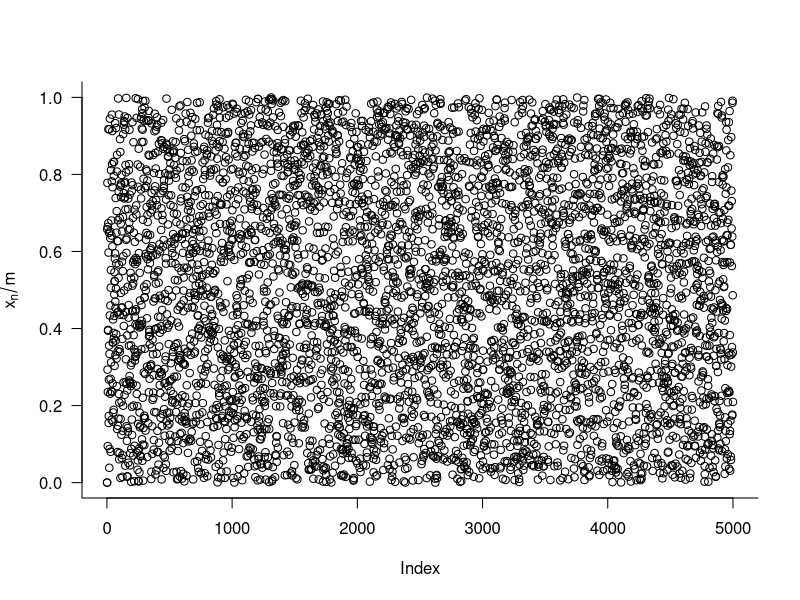
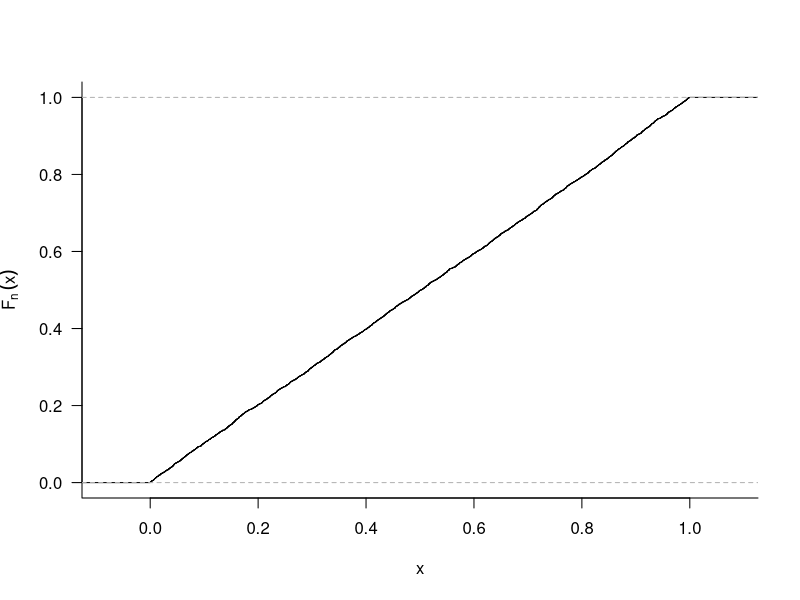
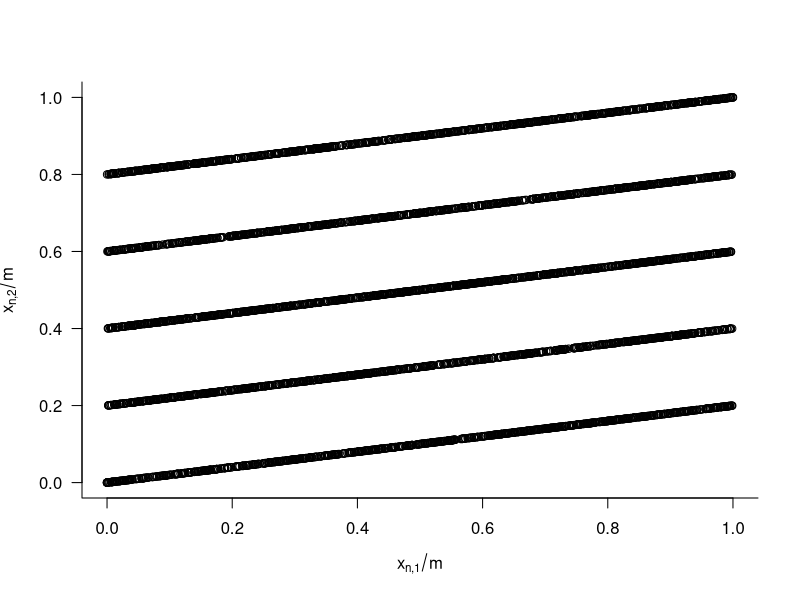
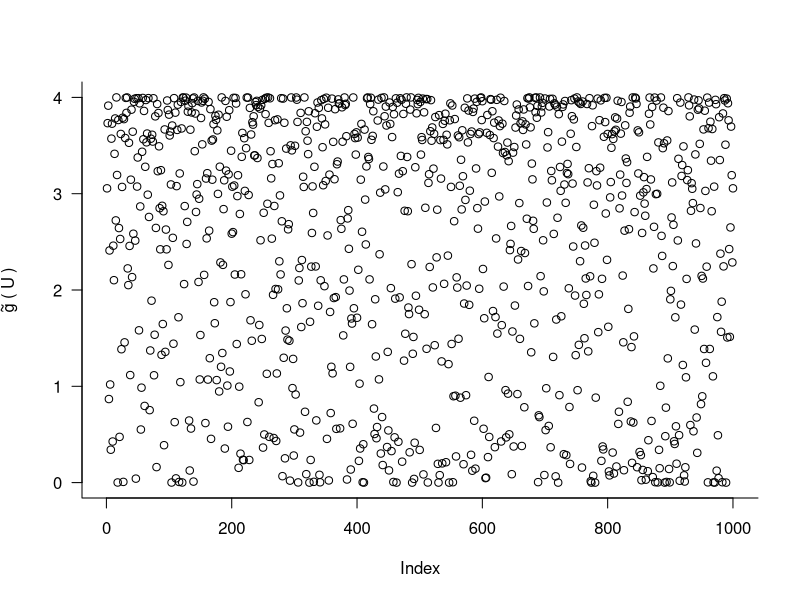
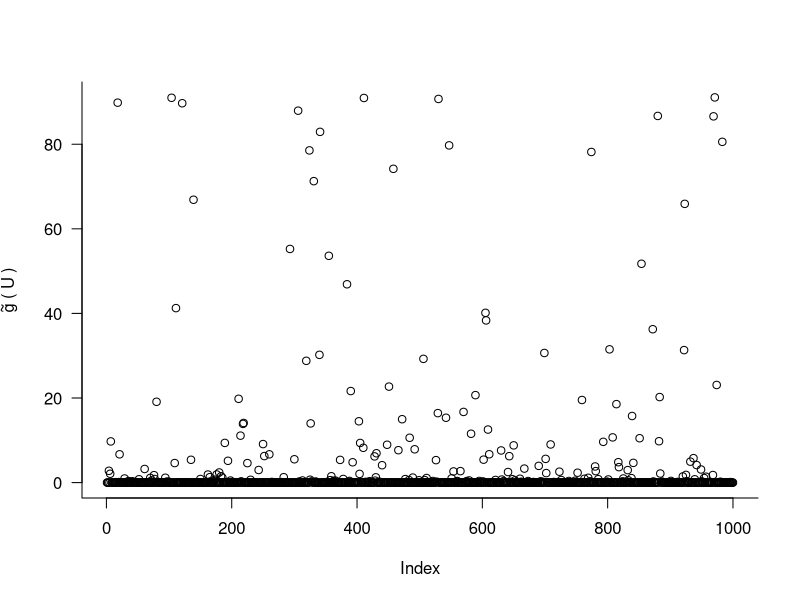
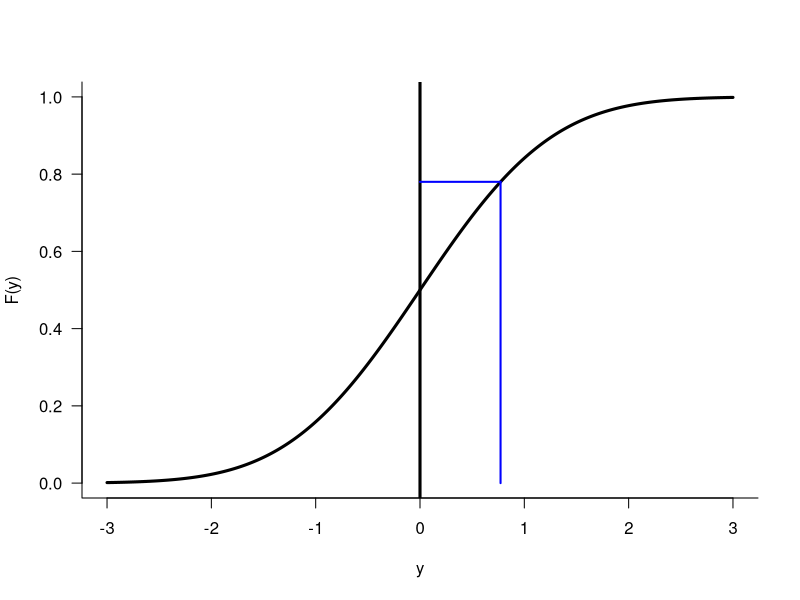
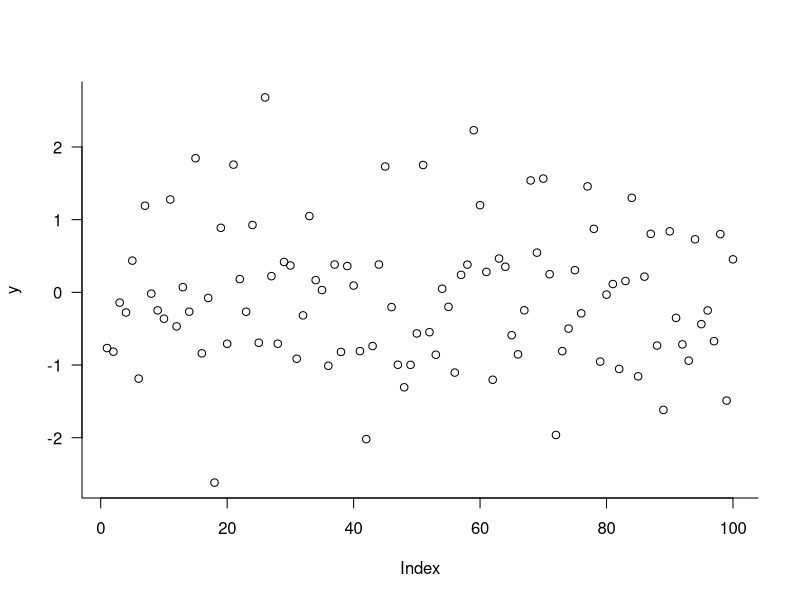
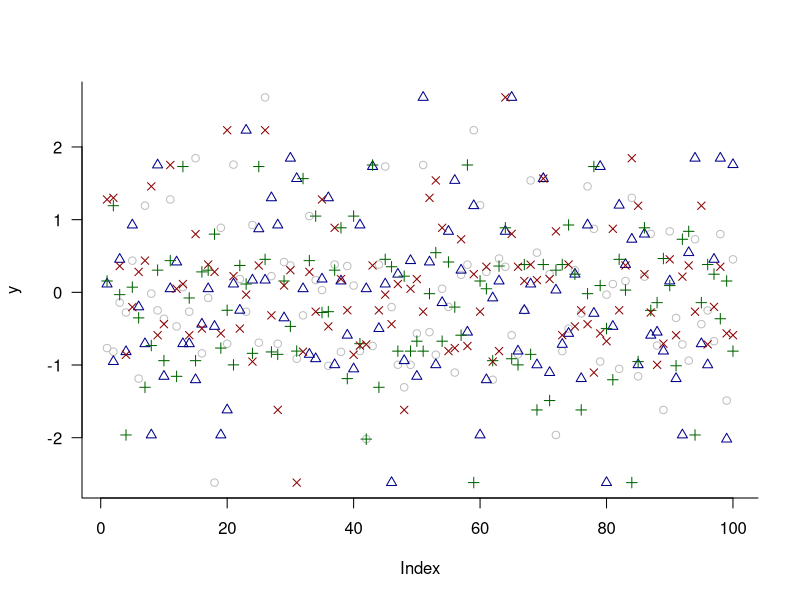

Reproduce these figures in R, in order.
# Script: Random_Number_Generation.R
# Description: This script generates random numbers using a linear congruential generator (LCG),
# visualizes empirical distributions, and implements bootstrapping.

# Flag to control PDF generation
generate_pdf <- TRUE  # Set to TRUE to save plots

# Linear Congruential Generator (LCG) parameters
x0 <- 5
a <- 7^5
m <- 2^31 - 1
xn <- x0
xnt <- 1
M <- 5000

# Generate random numbers using LCG
for (i in 2:M) {
  xn <- c(xn, (a * xn[i - 1]) %% m)
  xnt <- c(xnt, (a * xnt[i - 1]) %% m)
}

Xn <- xn / m
Xnt <- xnt / m

# Plot 1: LCG generated numbers
if (generate_pdf) pdf("plots/plot-rn-1.pdf", width = 6, height = 4)
plot(Xn, ylab = expression(x[n] / m), las = 1, bty = "l")
if (generate_pdf) dev.off()

# Plot 2: Empirical CDF of generated numbers
if (generate_pdf) pdf("plots/plot-rn-2.pdf", width = 6, height = 4)
plot(ecdf(Xn), ylab = expression(F[n] ~ (x)), main = "", las = 1, bty = "l")
if (generate_pdf) dev.off()

# Plot 3: Scatter plot of consecutive random numbers
if (generate_pdf) pdf("plots/plot-rn-3.pdf", width = 6, height = 4)
plot(Xn, Xnt, xlab = expression(x["n,1"] / m), ylab = expression(x["n,2"] / m), las = 1, bty = "l")
if (generate_pdf) dev.off()

# Function for importance sampling
gt <- function(u, mu) {
  y <- log(u / (1 - u))
  return(exp(-0.5 * (y - mu)^2) * (1 / (u * (1 - u))))
}

# Estimate function for different values of mu
set.seed(1)
N <- 1000
U <- runif(N)
est1 <- gt(U, 0)

# Plot 4: First estimation function
if (generate_pdf) pdf("plots/plot-rn-4.pdf", width = 6, height = 4)
plot(est1, ylab = expression(tilde(g) ~ "(" ~ "U" ~ ")"), las = 1, bty = "l")
if (generate_pdf) dev.off()

# Confidence interval for estimation
ci_lower <- mean(est1) - 1.96 * sqrt(var(est1) / N)
ci_upper <- mean(est1) + 1.96 * sqrt(var(est1) / N)

# Estimate with different mean
est2 <- gt(U, 4)

# Plot 5: Second estimation function
if (generate_pdf) pdf("plots/plot-rn-5.pdf", width = 6, height = 4)
plot(est2, ylab = expression(tilde(g) ~ "(" ~ "U" ~ ")"), las = 1, bty = "l")
if (generate_pdf) dev.off()

# Plot 6: Normal CDF visualization
if (generate_pdf) pdf("plots/plot-rn-6.pdf", width = 6, height = 4)
y <- seq(-3, 3, by = 0.01)
plot(y, pnorm(y), type = "l", ylab = "F(y)", lwd = 3, las = 1, bty = "l")
abline(v = 0, lwd = 3)
U <- 0.78
lines(c(0, qnorm(U)), c(U, U), col = "blue", lwd = 2, las = 1, bty = "l")
lines(c(qnorm(U), qnorm(U)), c(0, U), col = "blue", lwd = 2, las = 1, bty = "l")
if (generate_pdf) dev.off()

# Bootstrapping section
set.seed(9)
n <- 100
y <- rnorm(n)

# Plot 7: Original sample
if (generate_pdf) pdf("plots/plot-boot-1.pdf", width = 5, height = 3.5)
plot(y, las = 1, bty = "l")
if (generate_pdf) dev.off()

# Bootstrapping samples
y1 <- sample(y, replace = TRUE)
y2 <- sample(y, replace = TRUE)
y3 <- sample(y, replace = TRUE)

# Plot 8: Bootstrapped samples
if (generate_pdf) pdf("plots/plot-boot-2.pdf", width = 5, height = 3.5)
plot(y, col = "grey", las = 1, bty = "l")
points(y1, col = "darkblue", pch = 2, las = 1, bty = "l")
points(y2, col = "darkgreen", pch = 3, las = 1, bty = "l")
points(y3, col = "darkred", pch = 4, las = 1, bty = "l")
if (generate_pdf) dev.off()

# Compute bootstrap variance
B <- 400
sig <- c()
for (i in 1:B) {
  sig <- c(sig, var(sample(y, replace = TRUE)))
}

# Plot 9: Histogram of bootstrapped variance
if (generate_pdf) pdf("plots/plot-boot-3.pdf", width = 5, height = 3.5)
hist(sig, breaks = 20, freq = FALSE, main = "", xlab = expression("bootstrapped" ~ sigma^2), las = 1, bty = "l")
abline(v = var(y), lwd = 3)
if (generate_pdf) dev.off()

# Plot 10: Bootstrap ECDF with confidence intervals
if (generate_pdf) pdf("plots/plot-boot-4.pdf", width = 5, height = 3.5)
e <- ecdf(sig)
plot(e, verticals = TRUE, do.points = FALSE, ylab = "bootstrap distribution",
     xlab = expression("bootstrapped" ~ sigma^2), las = 1, bty = "l")
qu <- get("x", environment(e))
U <- 0.05
quu <- qu[floor(U * B) + 1]
lines(c(0, quu), c(U, U), col = "blue", lwd = 2, las = 1, bty = "l")
lines(c(quu, quu), c(0, U), col = "blue", lwd = 2, las = 1, bty = "l")
U <- 0.95
quo <- qu[floor(U * B) + 1]
lines(c(0, quo), c(U, U), col = "blue", lwd = 2, las = 1, bty = "l")
lines(c(quo, quo), c(0, U), col = "blue", lwd = 2, las = 1, bty = "l")
if (generate_pdf) dev.off()
